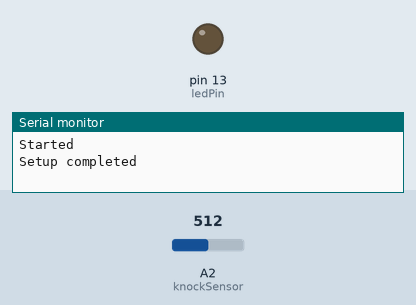
Simulated run of this sketch. Board: Arduino Uno, built with avr-gcc and run on an emulated ATmega328P. On the bench: output pins drawn as LEDs (lit = HIGH), the last lines printed to the serial monitor. Dashed ring = blinking. Inputs (shaded band) come from the test bench; at power-on: A2 (knockSensor) = 512.

Above: at 6.2 s.
6.3 s: A2 (knockSensor) set to 532
At 6.55 s:
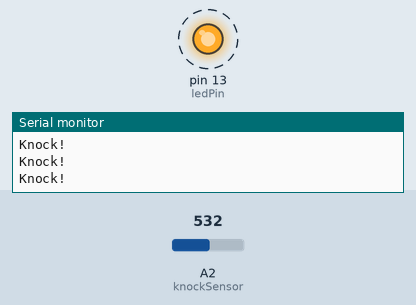
9.3 s: A2 (knockSensor) set to 11
12.3 s: A2 (knockSensor) set to 8
At 12.3 s:
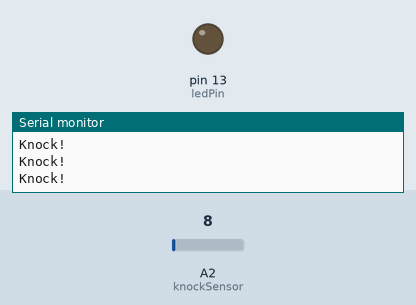
13.8 s: A2 (knockSensor) set to 122
At 14.06 s:
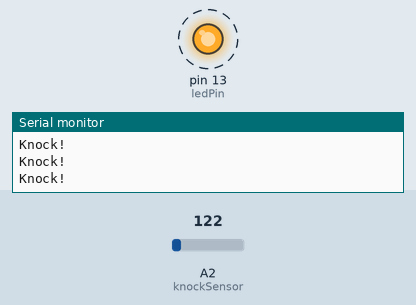
16.8 s: A2 (knockSensor) set to 0
Timing chart, 0 to 19.3 s (numbered marks = the images above; inputs shaded):
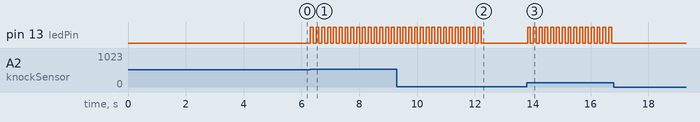

The sketch:

knock.ino
```cpp
/* Knock Sensor

 * ----------------

 *

 * Program using a Piezo element as if it was a knock sensor.

 *

 * We have to basically listen to an analog pin and detect

 * if the signal goes over a certain threshold. It writes

 * "knock" to the serial port if the Threshold is crossed,

 * and toggles the LED on pin 13.

 *

 * (cleft) 2005 D. Cuartielles for K3

 * edited by Scott Fitzgerald 14 April 2013

 */


int ledPin = 13;

int knockSensor = 2;

byte val = 0;

int statePin = LOW;

int THRESHOLD = 10;


void setup() {

 pinMode(ledPin, OUTPUT);

 Serial.begin(9600);
 Serial.println("Started");
  while(millis() <5000)
  {
    delay(10);
  }

  Serial.println("Setup completed");
}

void loop() {

  val = analogRead(knockSensor);

  //Serial.println(val, HEX);

  if (val >= THRESHOLD) {

    statePin = !statePin;

    digitalWrite(ledPin, statePin);

    Serial.println("Knock!");

  }

  delay(100);  // we have to make a delay to avoid overloading the serial port

}
```

Measured:
- the behaviour switches between 521 and 522 on A2 (knockSensor) (found by bisection; images 0 and 1)
- the behaviour switches between 10 and 9 on A2 (knockSensor) (found by bisection; images 1 and 2)
- after the input at 6.3 s, pin 13 (ledPin): alternates HIGH for 0.10 s and LOW for 0.10 s, starting at once
- after the input at 12.3 s, pin 13 (ledPin): stops changing and stays LOW
- after the input at 13.8 s, pin 13 (ledPin): alternates HIGH for 0.10 s and LOW for 0.10 s, starting at once
- after the input at 16.8 s, pin 13 (ledPin): stops changing and stays LOW
